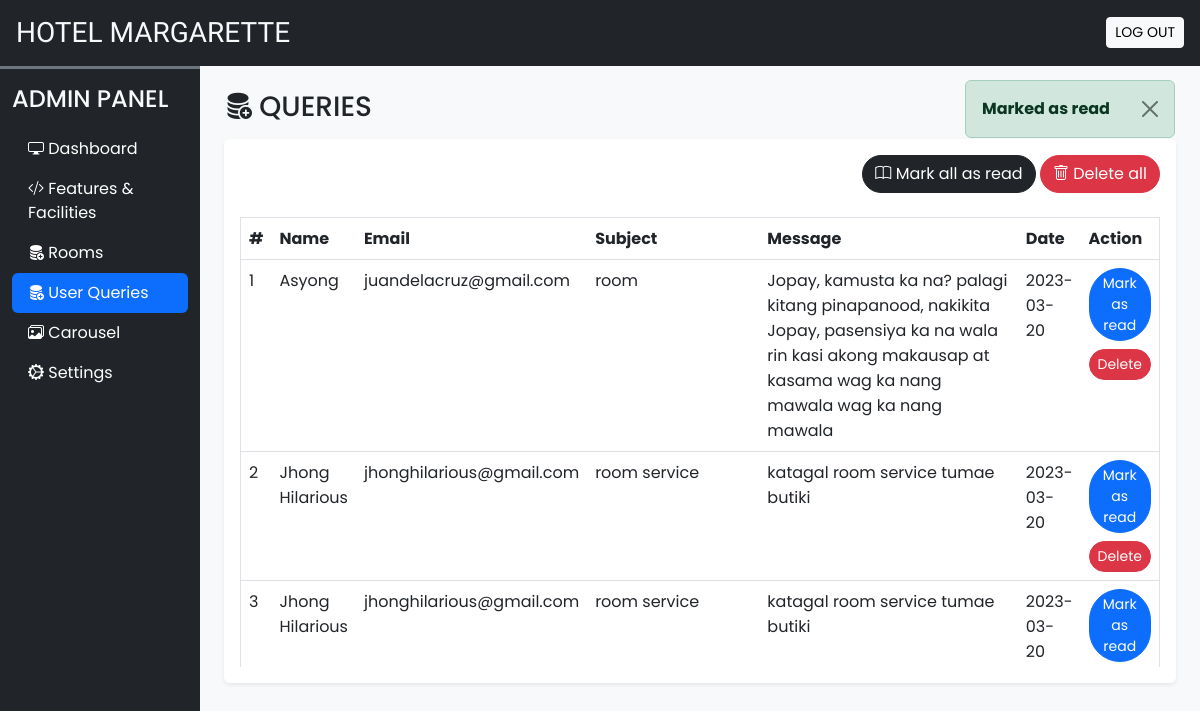
/admin/queries.php?seen=16 (signed in), run on the app's committed database.
### tables this page shows
CREATE TABLE `user_queries` (
  `id_no` int(11) NOT NULL,
  `name` varchar(50) NOT NULL,
  `email` varchar(50) NOT NULL,
  `subject` varchar(200) NOT NULL,
  `message` varchar(500) NOT NULL,
  `date` date NOT NULL DEFAULT current_timestamp(),
  `seen` tinyint(4) NOT NULL DEFAULT 0
);

### admin/inc/db_config.php (called while the page is built, shortened)
<?php
function filtration($data)
{
    foreach ($data as $key => $value) {
        $value = trim($value);
        $value = stripslashes($value);
        $value = strip_tags($value);
        $value = htmlspecialchars($value);
        $data[$key] = $value;
    }
    return $data;
}
function update($sql, $values, $datatypes)
{
    $con = $GLOBALS['con'];
    if ($stmt = mysqli_prepare($con, $sql)) {
        mysqli_stmt_bind_param($stmt, $datatypes, ...$values);
        if (mysqli_stmt_execute($stmt)) {
            $res = mysqli_stmt_affected_rows($stmt);
            return $res;
        } else {
            mysqli_stmt_close($stmt);
            die("Query cannot be executed - Update");
        }
    } else {
        die("Query cannot be executed - Update");
    }
}
?>

### admin/queries.php (the view, shortened to what this page needs)
<?php
  require('inc/essentials.php');
  require('inc/db_config.php');
  if(isset($_GET['seen']))
  {
    $frm_data = filtration($_GET);
    if($frm_data['seen']=='all'){
        $q = "UPDATE `user_queries` SET `seen`=?";
        $values = [1];
        if(update($q,$values,'i')){
            alert('success', 'Marked all as read');
        }
        else{
            alert('error','Operation Failed');
        }
    }
    else{
        $q = "UPDATE `user_queries` SET `seen`=? WHERE `id_no`=?";
        $values = [1,$frm_data['seen']];
        if(update($q,$values,'ii')){
            alert('success', 'Marked as read');
        }
        else{
            alert('error','Operation Failed');
        }
    }
  }
?>
<!DOCTYPE html>
<html lang="en">
<head>
    <?php require('inc/links.php'); ?>
</head>
<body class="bg-light">
    <?php require('inc/header.php'); ?>
    <div class="container-fluid" id="main-content">
      <div class="row">
        <div class="col-lg-10 ms-auto p-4 overfow-hidden">
          <h3 class="mb-3"><i class="bi bi-database-fill-add"></i> QUERIES</h3>
          <div class="card border-0 shadow-sm mb-4">
            <div class="card-body">
                <div class="text-end mb-4">
                    <a href="?seen=all" class="btn btn-dark rounded-pill shadow-none bt-sm">
                    <i class="bi bi-book"></i> Mark all as read
                    </a>
                    <a href="?del=all" class="btn btn-danger rounded-pill shadow-none bt-sm">
                    <i class="bi bi-trash"></i> Delete all
                    </a>
                </div>
                <div class="table-responsive-mb" style="height: 450px; overflow-y: scroll;">
                    <table class="table table-hover border">
                        <thead class="sticky-top ">
                            <tr class="bg-dark text-light">
                            <th scope="col">#</th>
                            <th scope="col">Name</th>
                            <th scope="col">Email</th>
                            <th scope="col" width="20%">Subject</th>
                            <th scope="col" width="30%">Message</th>
                            <th scope="col">Date</th>
                            <th scope="col">Action</th>
                            </tr>
                        </thead>
                        <tbody>
                           <?php
                                $q = "SELECT * FROM `user_queries` ORDER BY `id_no` DESC";
                                $data = mysqli_query($con,$q);
                                $i=1;
                                while($row = mysqli_fetch_assoc($data))
                                {
                                    $seen = '';
                                    if($row['seen']!=1){
                                        $seen = "<a href='?seen=$row[id_no]' class='btn btn-sm rounded-pill btn-primary'>Mark as read</a> <br>";
                                    }
                                    $seen.="<a href='?del=$row[id_no]' class='btn btn-sm rounded-pill btn-danger mt-2'>Delete</a>";
                                    echo<<<query
                                      <tr>
                                        <td>$i</td>
                                        <td>$row[name]</td>
                                        <td>$row[email]</td>
                                        <td>$row[subject]</td>
                                        <td>$row[message]</td>
                                        <td>$row[date]</td>
                                        <td>$seen</td>
                                      </tr>
                                    query;
                                    $i++;
                                }
                           ?>
                        </tbody>
                    </table>
                </div>
            </div>
          </div>
        </div>
      </div>
    </div>
</body>
</html>

### admin/css/common.css (style rules this page uses)
:root { --teal: #2ec1ac; --teal_hover: #279e8c; }
* { font-family: 'Poppins', sans-serif; }

### data on the page
user_queries: name "Asyong", email "juandelacruz@gmail.com", subject "room", message "Jopay, kamusta ka na? palagi kitang pinapanood, nakikita Jopay, pasensiya ka na wala rin kasi akong makausap at kasama wag ka nang mawala wag ka nang mawala", date "2023-03-20"
user_queries: name "Jhong Hilarious", email "jhonghilarious@gmail.com", subject "room service", message "katagal room service tumae butiki", date "2023-03-20"
user_queries: name "Jhong Hilarious", email "jhonghilarious@gmail.com", subject "room service", message "katagal room service tumae butiki", date "2023-03-20"

### other printed values
$msg "Marked as read"
